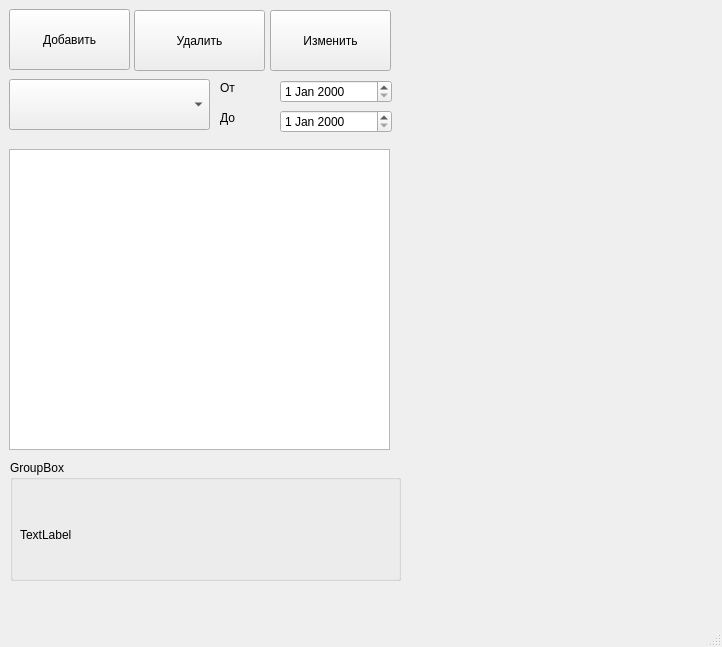
<?xml version="1.0" encoding="UTF-8"?>
<ui version="4.0">
 <class>MainWindow</class>
 <widget class="QMainWindow" name="MainWindow">
  <property name="geometry">
   <rect>
    <x>0</x>
    <y>0</y>
    <width>722</width>
    <height>647</height>
   </rect>
  </property>
  <property name="windowTitle">
   <string>MainWindow</string>
  </property>
  <widget class="QWidget" name="centralwidget">
   <widget class="QListWidget" name="lstItems">
    <property name="geometry">
     <rect>
      <x>9</x>
      <y>149</y>
      <width>381</width>
      <height>301</height>
     </rect>
    </property>
   </widget>
   <widget class="QPushButton" name="btnAdd">
    <property name="geometry">
     <rect>
      <x>9</x>
      <y>9</y>
      <width>121</width>
      <height>61</height>
     </rect>
    </property>
    <property name="text">
     <string>Добавить</string>
    </property>
   </widget>
   <widget class="QPushButton" name="btnRem">
    <property name="geometry">
     <rect>
      <x>134</x>
      <y>10</y>
      <width>131</width>
      <height>61</height>
     </rect>
    </property>
    <property name="text">
     <string>Удалить</string>
    </property>
   </widget>
   <widget class="QPushButton" name="btnEdit">
    <property name="geometry">
     <rect>
      <x>270</x>
      <y>10</y>
      <width>121</width>
      <height>61</height>
     </rect>
    </property>
    <property name="text">
     <string>Изменить</string>
    </property>
   </widget>
   <widget class="QComboBox" name="cmbCat">
    <property name="geometry">
     <rect>
      <x>9</x>
      <y>79</y>
      <width>201</width>
      <height>51</height>
     </rect>
    </property>
   </widget>
   <widget class="QGroupBox" name="groupBox">
    <property name="geometry">
     <rect>
      <x>10</x>
      <y>460</y>
      <width>391</width>
      <height>121</height>
     </rect>
    </property>
    <property name="title">
     <string>GroupBox</string>
    </property>
    <widget class="QLabel" name="label">
     <property name="geometry">
      <rect>
       <x>10</x>
       <y>30</y>
       <width>421</width>
       <height>91</height>
      </rect>
     </property>
     <property name="text">
      <string>TextLabel</string>
     </property>
     <property name="textFormat">
      <enum>Qt::TextFormat::RichText</enum>
     </property>
    </widget>
   </widget>
   <widget class="QDateEdit" name="dateFromEdit">
    <property name="geometry">
     <rect>
      <x>280</x>
      <y>80</y>
      <width>112</width>
      <height>23</height>
     </rect>
    </property>
   </widget>
   <widget class="QLabel" name="label_2">
    <property name="geometry">
     <rect>
      <x>220</x>
      <y>80</y>
      <width>49</width>
      <height>16</height>
     </rect>
    </property>
    <property name="text">
     <string>От</string>
    </property>
   </widget>
   <widget class="QLabel" name="label_3">
    <property name="geometry">
     <rect>
      <x>220</x>
      <y>110</y>
      <width>49</width>
      <height>16</height>
     </rect>
    </property>
    <property name="text">
     <string>До</string>
    </property>
   </widget>
   <widget class="QDateEdit" name="dateToEdit">
    <property name="geometry">
     <rect>
      <x>280</x>
      <y>110</y>
      <width>112</width>
      <height>23</height>
     </rect>
    </property>
   </widget>
  </widget>
  <widget class="QMenuBar" name="menubar">
   <property name="geometry">
    <rect>
     <x>0</x>
     <y>0</y>
     <width>722</width>
     <height>33</height>
    </rect>
   </property>
  </widget>
  <widget class="QStatusBar" name="statusbar"/>
 </widget>
 <resources/>
 <connections/>
</ui>
